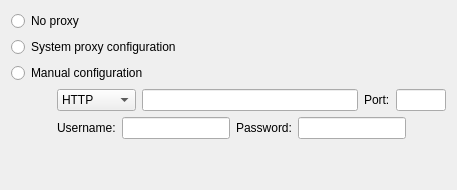
             <widget class="QWidget" name="tab_3">
              <attribute name="title">
               <string>Proxy Configuration</string>
              </attribute>
              <layout class="QGridLayout" name="gridLayout_8">
               <item row="5" column="0">
                <spacer name="verticalSpacer_14">
                 <property name="orientation">
                  <enum>Qt::Vertical</enum>
                 </property>
                 <property name="sizeHint" stdset="0">
                  <size>
                   <width>20</width>
                   <height>40</height>
                  </size>
                 </property>
                </spacer>
               </item>
               <item row="1" column="0" colspan="2">
                <widget class="QRadioButton" name="systemProxy">
                 <property name="text">
                  <string>System proxy configuration</string>
                 </property>
                </widget>
               </item>
               <item row="3" column="0">
                <spacer name="horizontalSpacer_29">
                 <property name="orientation">
                  <enum>Qt::Horizontal</enum>
                 </property>
                 <property name="sizeType">
                  <enum>QSizePolicy::Fixed</enum>
                 </property>
                 <property name="sizeHint" stdset="0">
                  <size>
                   <width>40</width>
                   <height>20</height>
                  </size>
                 </property>
                </spacer>
               </item>
               <item row="2" column="0" colspan="2">
                <widget class="QRadioButton" name="manualProxy">
                 <property name="text">
                  <string>Manual configuration</string>
                 </property>
                </widget>
               </item>
               <item row="3" column="1">
                <layout class="QHBoxLayout" name="horizontalLayout_9">
                 <item>
                  <widget class="QComboBox" name="proxyType">
                   <item>
                    <property name="text">
                     <string>HTTP</string>
                    </property>
                   </item>
                   <item>
                    <property name="text">
                     <string>SOCKS5</string>
                    </property>
                   </item>
                  </widget>
                 </item>
                 <item>
                  <widget class="QLineEdit" name="proxyServer"/>
                 </item>
                 <item>
                  <widget class="QLabel" name="label_37">
                   <property name="text">
                    <string>Port:</string>
                   </property>
                  </widget>
                 </item>
                 <item>
                  <widget class="QLineEdit" name="proxyPort">
                   <property name="maximumSize">
                    <size>
                     <width>50</width>
                     <height>16777215</height>
                    </size>
                   </property>
                  </widget>
                 </item>
                </layout>
               </item>
               <item row="4" column="1">
                <layout class="QHBoxLayout" name="horizontalLayout_23">
                 <item>
                  <widget class="QLabel" name="label_38">
                   <property name="text">
                    <string>Username:</string>
                   </property>
                  </widget>
                 </item>
                 <item>
                  <widget class="QLineEdit" name="proxyUsername"/>
                 </item>
                 <item>
                  <widget class="QLabel" name="label_39">
                   <property name="text">
                    <string>Password:</string>
                   </property>
                  </widget>
                 </item>
                 <item>
                  <widget class="QLineEdit" name="proxyPassword">
                   <property name="echoMode">
                    <enum>QLineEdit::Password</enum>
                   </property>
                  </widget>
                 </item>
                 <item>
                  <spacer name="horizontalSpacer_3">
                   <property name="orientation">
                    <enum>Qt::Horizontal</enum>
                   </property>
                   <property name="sizeHint" stdset="0">
                    <size>
                     <width>40</width>
                     <height>20</height>
                    </size>
                   </property>
                  </spacer>
                 </item>
                </layout>
               </item>
               <item row="0" column="0" colspan="2">
                <widget class="QRadioButton" name="noProxy">
                 <property name="text">
                  <string>No proxy</string>
                 </property>
                </widget>
               </item>
              </layout>
             </widget>
